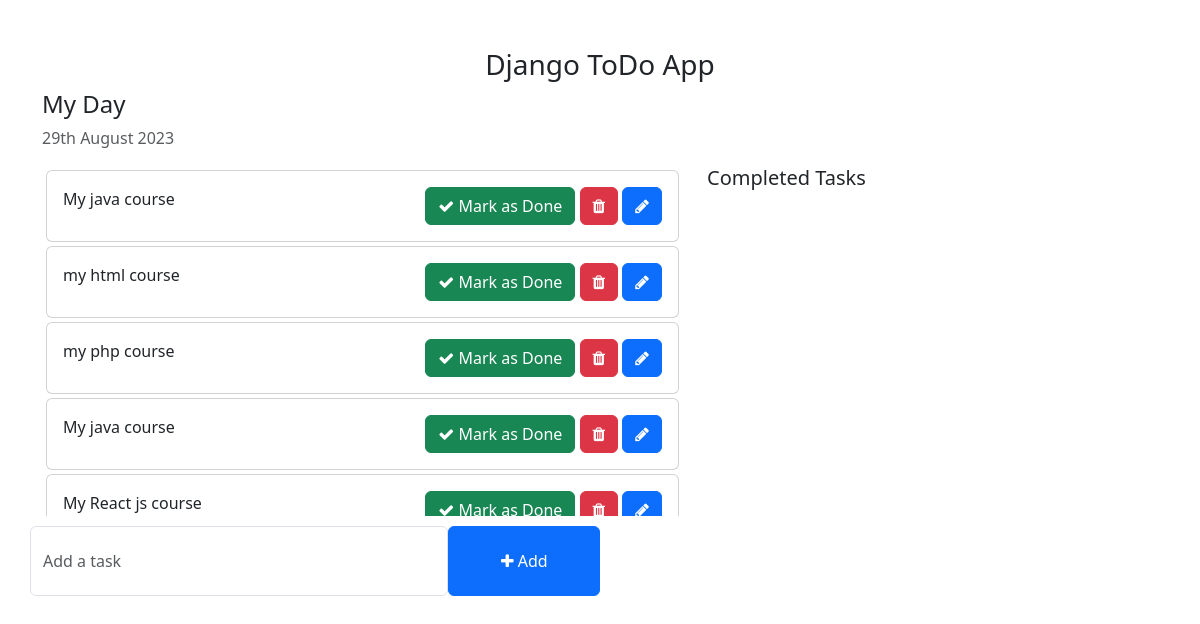
/, run on an earlier commit of the app's database.
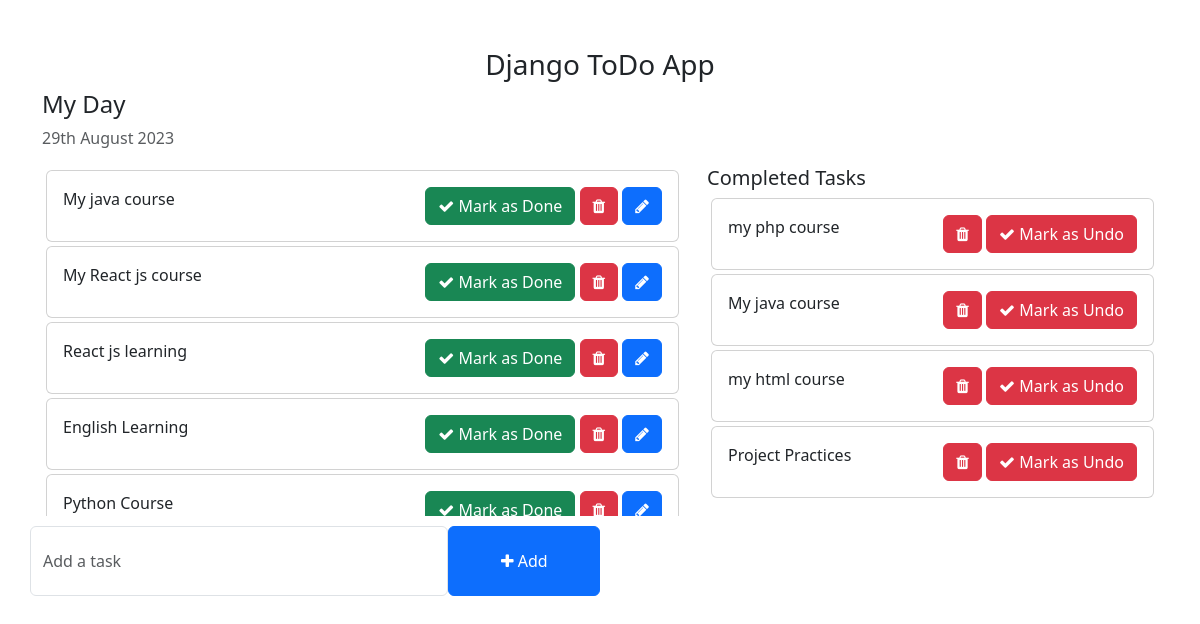
And on a later commit of the database.
### todo/models.py (models this page shows, shortened)
class Task(models.Model):
    task = models.CharField(max_length=250)
    is_completed = models.BooleanField(default=False)
    create = models.DateTimeField(auto_now_add=True)
    update = models.DateTimeField(auto_now=True)

### todo_list/views.py (the view)
# urls.py: 2. Add a URL to urlpatterns:  path('', Home.as_view(), name='home')
def Home(request):
    Todo_data = Task.objects.filter(is_completed = False).order_by('-update')
    c_task = Task.objects.filter(is_completed = True).order_by('-update')
    context = {
        'data1' : Todo_data,
        'data2' : c_task
    }
    return render(request,'index.html',context)

### templates/index.html (shortened to what this page needs)
<!DOCTYPE html>
<html lang="en">
<head>
    <link href="https://cdn.jsdelivr.net/npm/bootstrap@5.3.0-alpha1/dist/css/bootstrap.min.css" rel="stylesheet">
    <link rel="stylesheet" href="https://cdnjs.cloudflare.com/ajax/libs/font-awesome/4.7.0/css/font-awesome.min.css">
</head>
<body>
    <div class="container">
        <h3 class="pt-5 text-center">Django ToDo App</h3>
        <div class="row">
            <h4>My Day</h4>
            <p class="text-muted">{% now "jS F Y" %}</p>
            <div class="col-md-7 col-lg-7" style="height: 350px; overflow: scroll;">
                {% for task in data1 %}
                <div class="card m-1">
                    <div class="card-body">
                        {{task.task}}
                        <span style="position: relative; float: right;">
                            <a href="{% url 'markasdone' task.pk %}" class="btn btn-success"><i class="fa fa-check"></i> Mark as Done</a>
                            <a href="{% url 'markdelete' task.pk %}" class="btn btn-danger"><i class="fa fa-trash"></i></a>
                            <a href="{% url 'edit' task.pk %}" class="btn btn-primary"><i class="fa fa-pencil"></i></a>
                        </span>
                    </div>
                </div>
               {% endfor %}
            </div>
            <div class="col-md-5 col-lg-5">
                <h5>Completed Tasks</h5>
                {% for ctask in data2 %}
                <div class="card m-1">
                    <div class="card-body">
                        {{ctask.task}}
                        <span style="position: relative; float: right;">
                            <a href="{% url 'markdelete' ctask.pk %}" class="btn btn-danger"><i class="fa fa-trash"></i></a>
                            <a href="{% url 'markasundo' ctask.pk %}" class="btn btn-danger"><i class="fa fa-check"></i> Mark as Undo</a>
                        </span>
                    </div>
                </div>
                {% endfor %}
            </div>
        </div>
        <div class="row">
            <div class="col-md-6 col-lg-6 p-0" style="margin-bottom: 60px;margin-top: 10px;">
                <form action="{% url 'addtask' %}" method="post">
                    <div class="form-group">
                        <span style="display: flex;">
                            <input name="taskadd" type="text" class="form-control" placeholder="Add a task">
                            <button type="submit" class="btn btn-primary" style="width: 200px;"><i class="fa fa-plus"></i> Add</button>
                        </span>
                    </div>
                </form>
            </div>
        </div>
    </div>
</body>
</html>

What changed in the data, as far as the page shows it:
now on this page (row unchanged): Task: task "React js learning", shown under "My Day"
now on this page (row unchanged): Task: task "English Learning", shown under "My Day"
now on this page (row unchanged): Task: task "Python Course", shown under "My Day"
changed Task "my php course": moves from the list under "My Day" to the list under "Completed Tasks"
changed Task (number 7 of 9 on the later page): moves from the list under "My Day" to the list under "Completed Tasks"
changed Task "my html course": moves from the list under "My Day" to the list under "Completed Tasks"
now on this page (row edited): Task: task "Project Practices", shown under "Completed Tasks"
